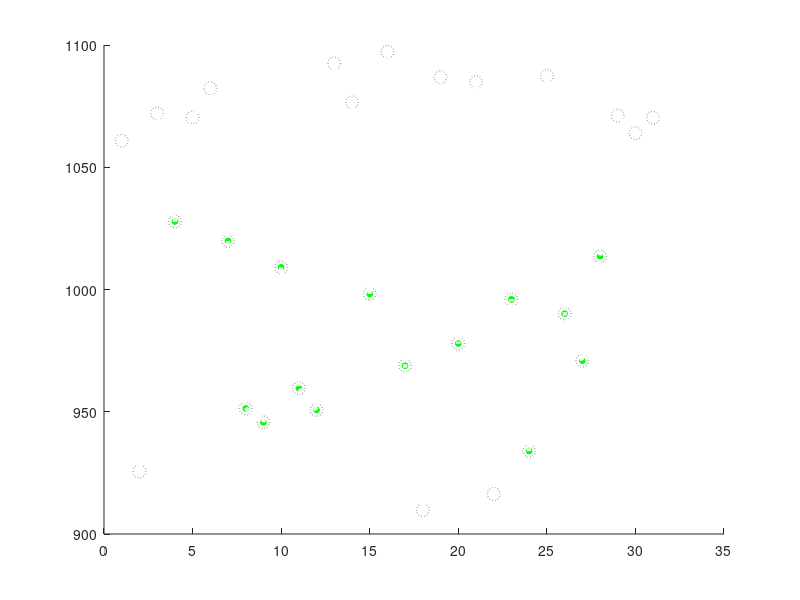

Recreate this plot in MATLAB. (Note: this script raises an error after producing the figure.)
% Atmospheric Pressure Analysis
% Generate and plot atmospheric pressure data for 4 sensors over 31 days
% Each sensor measured 3 times per day (morning, noon, evening)

clear; clc; close all;

% Generate atmospheric pressure data
% 4 sensors (rows) × 3 measurements per day (columns) × 31 days (depth)
atmosphericPressure = zeros(4, 3, 31);

% Fill with random values between 900 and 1100
for day = 1:31
    for measurement = 1:3
        for sensor = 1:4
            atmosphericPressure(sensor, measurement, day) = 900 + 200*rand();
        end
    end
end

% Display data dimensions
fprintf('Data matrix dimensions: %d × %d × %d\n', size(atmosphericPressure, 1), size(atmosphericPressure, 2), size(atmosphericPressure, 3));
fprintf('Total measurements: %d\n', numel(atmosphericPressure));

% Calculate daily averages for each sensor
dailyAverages = zeros(4, 31);
for day = 1:31
    for sensor = 1:4
        % Average of 3 daily measurements for each sensor
        dailyAverages(sensor, day) = mean(atmosphericPressure(sensor, :, day));
    end
end

% Extract evening measurements for sensor 1 (measurement 3 = evening)
sensor1Evening = squeeze(atmosphericPressure(1, 3, :));

% Create the plot
figure('Position', [100, 100, 1200, 800]);
hold on;

% Define pressure limits
lowerLimit = 930;
upperLimit = 1060;

% Color points based on pressure limits first
for day = 1:31
    if sensor1Evening(day) < lowerLimit || sensor1Evening(day) > upperLimit
        % Points outside range - white filled
        scatter(day, sensor1Evening(day), 80, 'w', 'filled', 'MarkerEdgeColor', 'k', 'LineWidth', 1, ...
                'HandleVisibility', 'off');
    else
        % Points inside range - green filled
        scatter(day, sensor1Evening(day), 80, 'g', 'filled', 'MarkerEdgeColor', 'k', 'LineWidth', 1, ...
                'HandleVisibility', 'off');
    end
end

% Plot white dotted line for sensor 1 evening measurements (on top)
plot(1:31, sensor1Evening, 'Color', [1, 1, 1], 'LineStyle', ':', 'LineWidth', 3, ...
     'Marker', 'o', 'MarkerSize', 8, 'MarkerFaceColor', 'none', 'MarkerEdgeColor', [1, 1, 1], ...
     'HandleVisibility', 'off');

% Add pressure limit lines
yline(930, '-', 'Color', 'm', 'LineWidth', 2, ...
      'DisplayName', 'Lower Limit');
yline(1060, '-', 'Color', 'm', 'LineWidth', 2, ...
      'DisplayName', 'Upper Limit');

% Customize the plot
xlabel('Day of Month', 'FontSize', 12);
ylabel('Atmospheric Pressure (hPa)', 'FontSize', 12);
title('First sensor, evening, all days', 'FontSize', 14);
legend('Location', 'northeastoutside', 'FontSize', 8);

% Set axis limits to show all 31 days
xlim([1, 31]);
ylim([900, 1100]);
xticks(1:31);
yticks(900:25:1100);

% Set background color to dark for better contrast with white line
set(gca, 'Color', [0.1, 0.1, 0.1]);
set(gcf, 'Color', [0.1, 0.1, 0.1]);

% Add statistics for sensor 1 evening measurements
meanPressure = mean(sensor1Evening);
stdPressure = std(sensor1Evening);
minPressure = min(sensor1Evening);
maxPressure = max(sensor1Evening);

% Count points inside and outside the range
pointsInside = sum(sensor1Evening >= lowerLimit & sensor1Evening <= upperLimit);
pointsOutside = 31 - pointsInside;

text(0.02, 0.98, sprintf('Mean: %.1f hPa\nStd: %.1f hPa\nMin: %.1f hPa\nMax: %.1f hPa\n\nGreen points (in range): %d\nWhite points (out of range): %d', ...
     meanPressure, stdPressure, minPressure, maxPressure, pointsInside, pointsOutside), ...
     'Units', 'normalized', 'VerticalAlignment', 'top', 'FontSize', 10, ...
     'BackgroundColor', 'white', 'EdgeColor', 'black', 'Color', 'black');

% Display summary statistics for sensor 1 evening measurements
fprintf('\nSensor 1 Evening Measurements Statistics:\n');
fprintf('Mean pressure: %.2f hPa\n', mean(sensor1Evening));
fprintf('Std deviation: %.2f hPa\n', std(sensor1Evening));
fprintf('Min pressure: %.2f hPa\n', min(sensor1Evening));
fprintf('Max pressure: %.2f hPa\n', max(sensor1Evening));
fprintf('Range: %.2f hPa\n', max(sensor1Evening) - min(sensor1Evening));
fprintf('Points within range (930-1060 hPa): %d\n', pointsInside);
fprintf('Points outside range: %d\n', pointsOutside);

% Save the plot
saveas(gcf, 'sensor1_evening_pressure.png');
fprintf('\nPlot saved as sensor1_evening_pressure.png\n');
